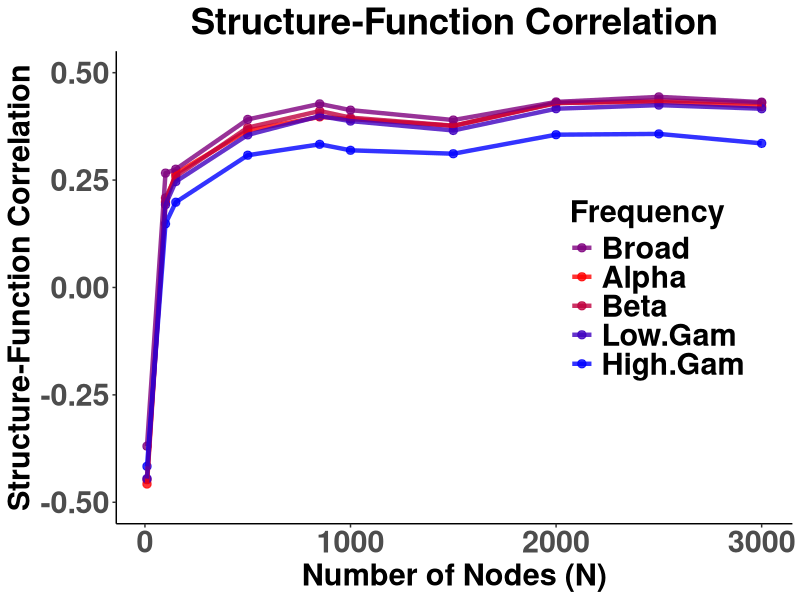

The R source for this figure:
setwd("/Users/andyrevell/Documents/20_papers/paper001_brainAtlasChoiceSFC/data")
library("ggplot2")
library("ggpubr")
library("cowplot")
library("reshape2")
library("RColorBrewer")

data = read.csv("04_SFC_nodes.csv", stringsAsFactors = F, header = T)
data = data.frame(data)

data = melt(data, id="Sizes")
names(data)[2] = "Frequency"
#colors =  paste0(colorRampPalette(c("#0000ff", "#990099"))(5), "ff")
colors =  paste0(colorRampPalette(  c("#ff0000", "#0000ff")   )(5), "cc")

rel = 2
p<-ggplot(data, aes(x=Sizes, y=value, group = Frequency, color = Frequency)) + 
  
  geom_point(aes(color=Frequency),size = 2.5) +
  geom_line(size = 1.5) +
  scale_colour_manual("Frequency",values=colors[c(3,1,2,4,5)],breaks=c("Broad","Alpha", "Beta", "Low.Gam", "High.Gam"), labels=c("Broad","Alpha", "Beta", "Low.Gam", "High.Gam"))+

  ylim(c(-0.5, 0.5))+
  theme_classic() +
  theme(legend.text=element_text(size=rel(rel), face="bold")) +
  theme(plot.title = element_text(hjust = 0.5)) +
  theme(axis.text=element_text(size=rel(rel),face="bold"),
        title=element_text(size=rel(rel),face="bold"))

fname = paste0("../figures/SFC_nodes.pdf")
pdf(fname, width = 10, height = 10)
p + ggtitle("Structure-Function Correlation") + 
  xlab("Number of Nodes (N)") + ylab("Structure-Function Correlation")  +
  theme(legend.position = c(0.8, 0.5)) 
dev.off()


